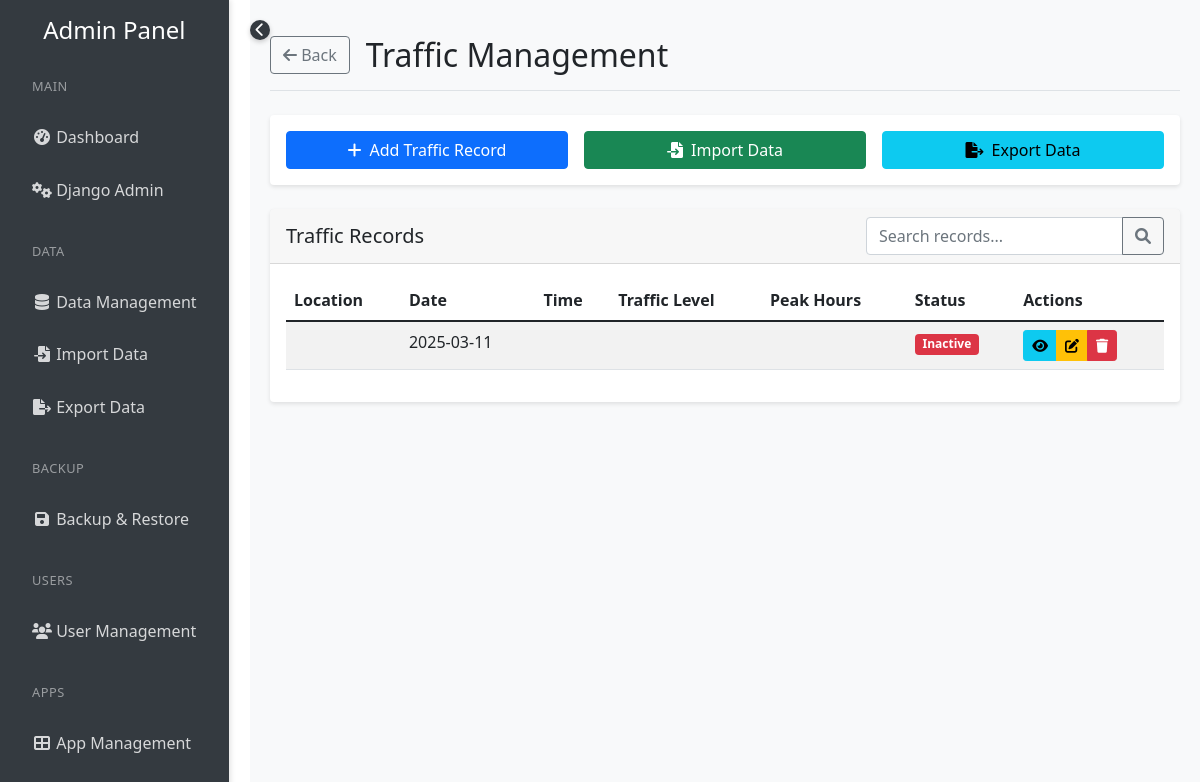
Page /admin_panel/data/traffic/ (signed in) on the earlier database version.
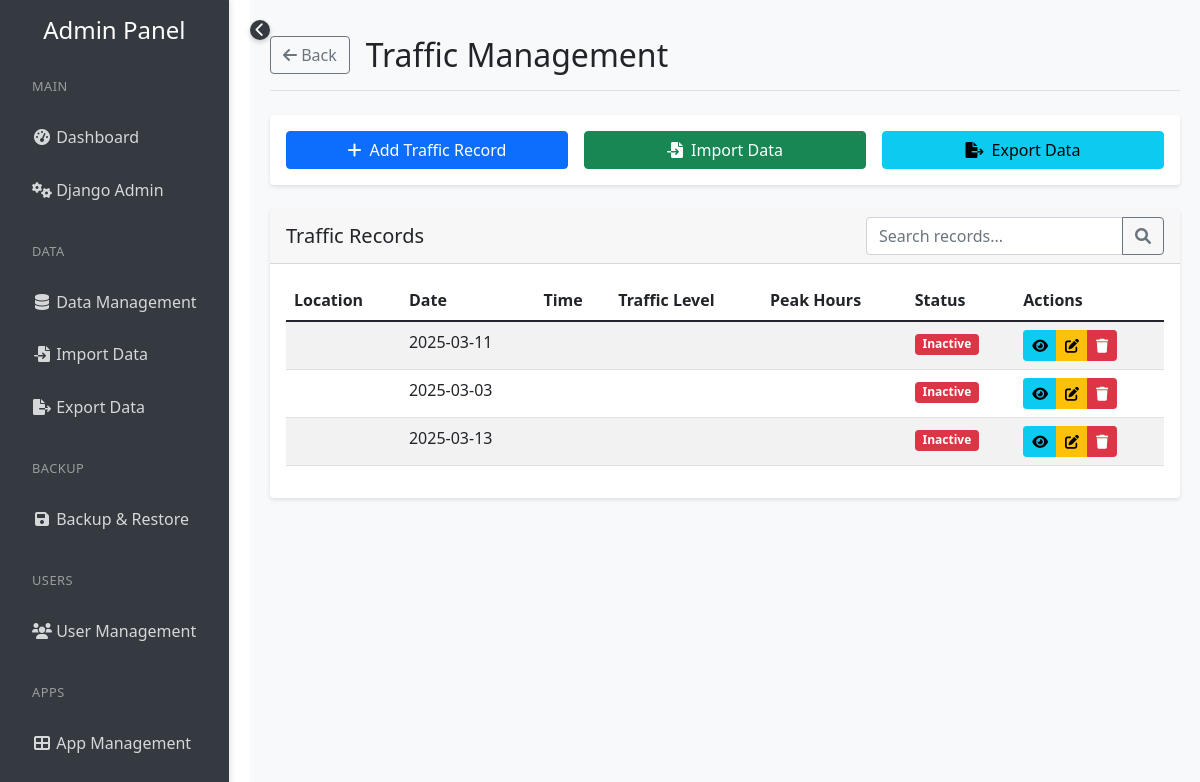
Same page on the later database version.
### stations/models.py (models this page shows, shortened)
class StationTraffic(models.Model):
    station = models.ForeignKey(Station, on_delete=models.CASCADE)
    date = models.DateField()
    hour = models.IntegerField()
    passenger_count = models.IntegerField()
    created_at = models.DateTimeField(auto_now_add=True)
    class Meta:
        unique_together = ['station', 'date', 'hour']

### admin_panel/views.py (the view, shortened to what this page needs)
# urls.py: path('data/traffic/', views.traffic_management, name='traffic_management'),
@login_required
@user_passes_test(is_admin)
def traffic_management(request):
    traffic_records = StationTraffic.objects.all()
    context = {
        'traffic_records': traffic_records,
    }
    return render(request, 'admin_panel/traffic_management.html', context)

### admin_panel/views.py (called while the page is built)
def is_admin(user):
    return user.is_superuser or user.is_staff

### admin_panel/templates/admin_panel/traffic_management.html (shortened to what the changed rows need)
{% extends 'admin_panel/base_admin.html' %}
{% block page_title %}Traffic Management{% endblock %}
{% block content %}
<div class="container-fluid">
    <div class="card">
        <div class="card-body">
            <div class="table-responsive">
                <table class="table table-striped table-hover">
                    <thead>
                        <tr>
                            <th>Location</th>
                            <th>Date</th>
                            <th>Time</th>
                            <th>Traffic Level</th>
                            <th>Peak Hours</th>
                            <th>Status</th>
                            <th>Actions</th>
                        </tr>
                    </thead>
                    <tbody>
                        {% for record in traffic_records %}
                        <tr>
                            <td>{{ record.location }}</td>
                            <td>{{ record.date|date:"Y-m-d" }}</td>
                            <td>{{ record.time|time:"H:i" }}</td>
                            <td>{{ record.get_traffic_level_display }}</td>
                            <td>{{ record.peak_hours }}</td>
                            <td>
                                <span class="badge {% if record.is_active %}bg-success{% else %}bg-danger{% endif %}">
                                    {% if record.is_active %}Active{% else %}Inactive{% endif %}
                                </span>
                            </td>
                            <td>
                                <div class="btn-group">
                                    <button class="btn btn-sm btn-info" onclick="viewTraffic('{{ record.id }}')" title="View details">
                                        <i class="fas fa-eye"></i>
                                    </button>
                                    <button class="btn btn-sm btn-warning" onclick="editTraffic('{{ record.id }}')" title="Edit record">
                                        <i class="fas fa-edit"></i>
                                    </button>
                                    <button class="btn btn-sm btn-danger" onclick="deleteTraffic('{{ record.id }}')" title="Delete record">
                                        <i class="fas fa-trash"></i>
                                    </button>
                                </div>
                            </td>
                        </tr>
                        {% empty %}
                        <tr>
                            <td colspan="7" class="text-center">No traffic records found</td>
                        </tr>
                        {% endfor %}
                    </tbody>
                </table>
            </div>
        </div>
    </div>
</div>
{% endblock %}

Differences in the rows shown:
added StationTraffic: date "2025-03-03"
added StationTraffic: date "2025-03-13"
